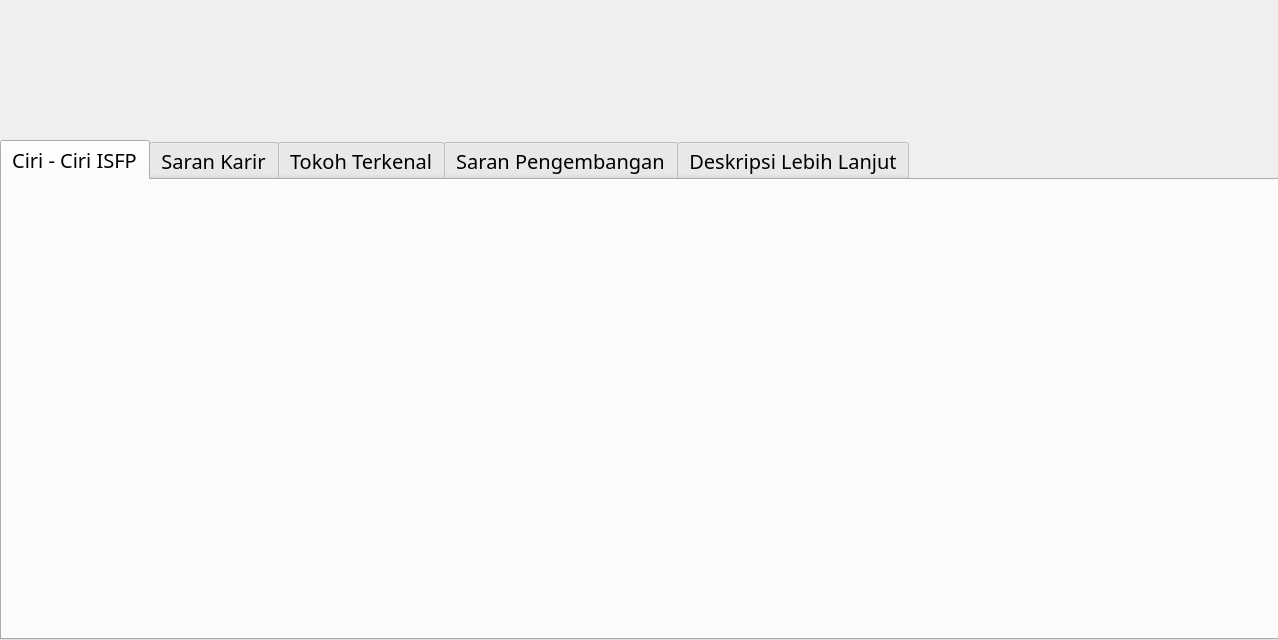
<?xml version="1.0" encoding="UTF-8"?>
<ui version="4.0">
 <class>Dialog</class>
 <widget class="QDialog" name="Dialog">
  <property name="geometry">
   <rect>
    <x>0</x>
    <y>0</y>
    <width>1278</width>
    <height>640</height>
   </rect>
  </property>
  <property name="minimumSize">
   <size>
    <width>1278</width>
    <height>640</height>
   </size>
  </property>
  <property name="maximumSize">
   <size>
    <width>1278</width>
    <height>640</height>
   </size>
  </property>
  <property name="windowTitle">
   <string>Kepribadian ISFP</string>
  </property>
  <widget class="QTabWidget" name="tabWidget">
   <property name="geometry">
    <rect>
     <x>0</x>
     <y>140</y>
     <width>1281</width>
     <height>500</height>
    </rect>
   </property>
   <property name="font">
    <font>
     <family>NewsGoth Cn BT</family>
     <pointsize>15</pointsize>
     <weight>50</weight>
     <bold>false</bold>
    </font>
   </property>
   <property name="currentIndex">
    <number>0</number>
   </property>
   <property name="elideMode">
    <enum>Qt::ElideLeft</enum>
   </property>
   <widget class="QWidget" name="widget">
    <attribute name="title">
     <string>Ciri - Ciri ISFP</string>
    </attribute>
    <widget class="QLabel" name="label_2">
     <property name="geometry">
      <rect>
       <x>-10</x>
       <y>-10</y>
       <width>1291</width>
       <height>501</height>
      </rect>
     </property>
     <property name="text">
      <string/>
     </property>
     <property name="pixmap">
      <pixmap>Base Picture/ISFP/ciri.jpg</pixmap>
     </property>
    </widget>
   </widget>
   <widget class="QWidget" name="tab_2">
    <property name="layoutDirection">
     <enum>Qt::LeftToRight</enum>
    </property>
    <attribute name="title">
     <string>Saran Karir</string>
    </attribute>
    <widget class="QLabel" name="label_3">
     <property name="geometry">
      <rect>
       <x>-10</x>
       <y>-30</y>
       <width>1291</width>
       <height>581</height>
      </rect>
     </property>
     <property name="text">
      <string/>
     </property>
     <property name="pixmap">
      <pixmap>Base Picture/ISFP/kerja.jpg</pixmap>
     </property>
    </widget>
   </widget>
   <widget class="QWidget" name="tab">
    <attribute name="title">
     <string>Tokoh Terkenal</string>
    </attribute>
    <widget class="QLabel" name="label_4">
     <property name="geometry">
      <rect>
       <x>-10</x>
       <y>-20</y>
       <width>1291</width>
       <height>541</height>
      </rect>
     </property>
     <property name="text">
      <string/>
     </property>
     <property name="pixmap">
      <pixmap>Base Picture/ISFP/tokoh.jpg</pixmap>
     </property>
    </widget>
   </widget>
   <widget class="QWidget" name="tab_3">
    <attribute name="title">
     <string>Saran Pengembangan</string>
    </attribute>
    <widget class="QLabel" name="label_5">
     <property name="geometry">
      <rect>
       <x>-10</x>
       <y>-20</y>
       <width>1291</width>
       <height>541</height>
      </rect>
     </property>
     <property name="text">
      <string/>
     </property>
     <property name="pixmap">
      <pixmap>Base Picture/ISFP/pengembangan.jpg</pixmap>
     </property>
    </widget>
   </widget>
   <widget class="QWidget" name="tab_4">
    <attribute name="title">
     <string>Deskripsi Lebih Lanjut</string>
    </attribute>
    <widget class="QLabel" name="label_6">
     <property name="geometry">
      <rect>
       <x>-10</x>
       <y>-30</y>
       <width>1291</width>
       <height>541</height>
      </rect>
     </property>
     <property name="text">
      <string/>
     </property>
     <property name="pixmap">
      <pixmap>Base Picture/ISFP/dekrip.jpg</pixmap>
     </property>
    </widget>
   </widget>
  </widget>
  <widget class="QLabel" name="label">
   <property name="geometry">
    <rect>
     <x>-10</x>
     <y>-30</y>
     <width>1291</width>
     <height>640</height>
    </rect>
   </property>
   <property name="text">
    <string/>
   </property>
   <property name="pixmap">
    <pixmap>Base Picture/ISFP/base.jpg</pixmap>
   </property>
  </widget>
  <zorder>label</zorder>
  <zorder>tabWidget</zorder>
 </widget>
 <resources/>
 <connections/>
</ui>
